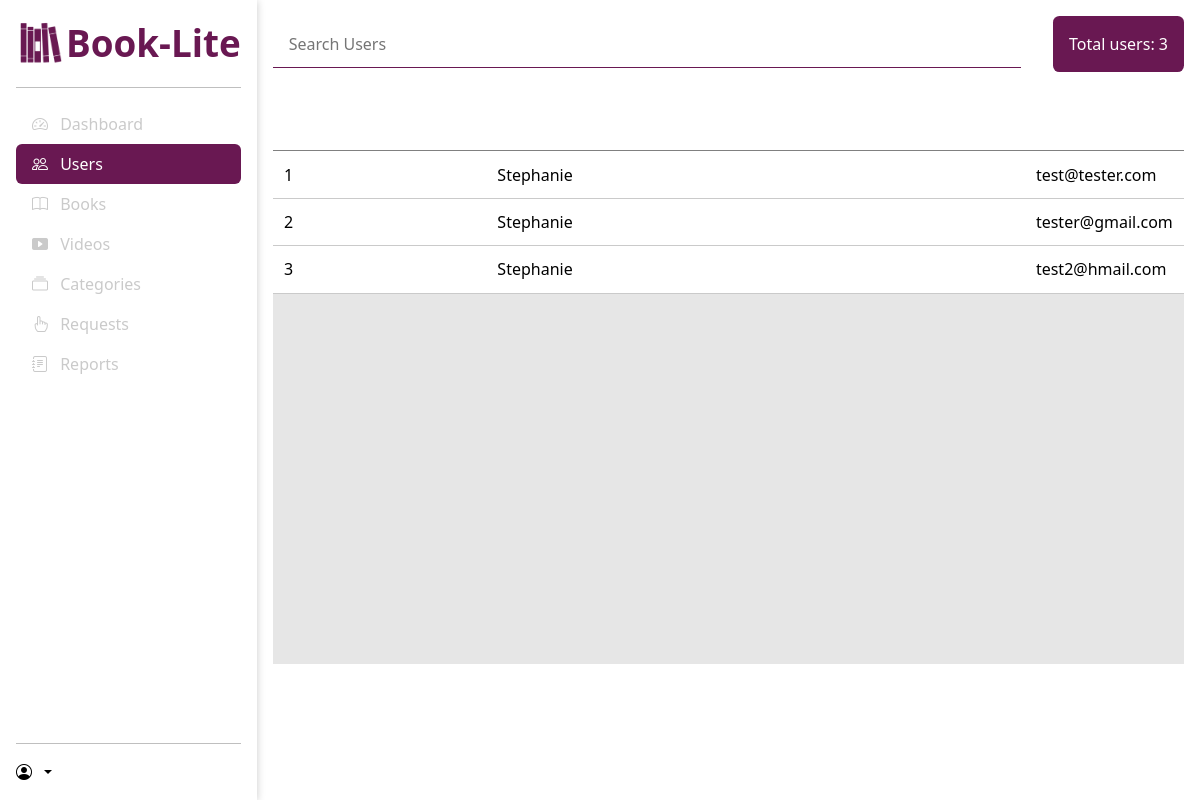
Before: /admin/users (signed in) with the older database file.
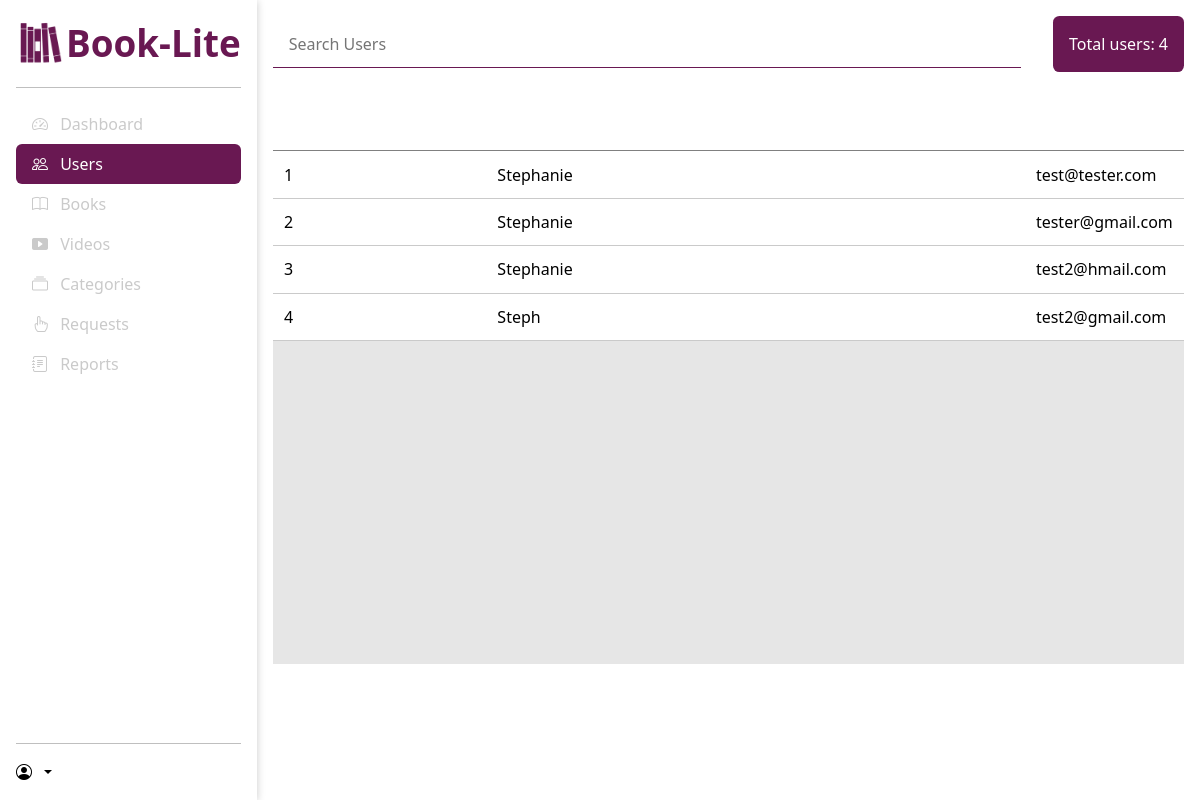
After: the same page with the newer database file.
### models/models.py (models this page shows)
class User(db.Model, UserMixin):
    id = db.Column(db.Integer, primary_key=True)
    name = db.Column(db.String(100), nullable=False)
    email = db.Column(db.String(100), unique=True, nullable=False)
    password = db.Column(db.String(100), nullable=False)
    is_admin = db.Column(db.Boolean, default=False)
    book_downloads = db.relationship('BookDownload', backref='user', lazy=True)
    rentals = db.relationship('Rental', backref='user', lazy=True)

### routes/admin.py (the view)
@admin_bp.route('/users')
@login_required
@isAdmin
def users():
    total_users = User.query.count()
    users = User.query.all()
    return render_template('admin/users_info.html', users=users, u_active="active", total_users=total_users)

### main.py (called while the page is built)
@login_manager.user_loader
def load_user(user_id):
    return User.query.get(int(user_id))

### routes/admin.py (called while the page is built)
def isAdmin(f):
    @wraps(f)
    def decorated_function(*args, **kwargs):
        if not current_user.is_admin:
            logout_user(current_user)
            return redirect(url_for('auth.login'))
        return f(*args, **kwargs)
    return decorated_function

### templates/admin/users_info.html (shortened to what this page needs)
{% extends "/admin/base_admin.html" %}
{% block main %}
<div class="main-top" style="margin-bottom: 2rem;">
  <div class="search-bar">
    <input
      type="search"
      name=""
      id=""
      placeholder="Search Users"
    />
  </div>
  <div style="padding:1rem 1rem 0; background-color: var(--secondary-color); vertical-align: middle; border-radius: .4rem;">
    <p style="font-size:1rem; color: var(--light-primary-color);">Total users: {{total_users}}</p>
  </div>
</div>
  <div class="all_users table">
    <table class="users_table">
      <thead>
        <tr>
          <th>Id</th>
          <th>Name</th>
          <th>Email Address</th>
        </tr>
      </thead>
      {% for user in users %}
      <tr>
        <td>{{user.id}}</td>
        <td>{{user.name}}</td>
        <td>{{user.email}}</td>
      </tr>
      {% endfor %}
    </table>
  </div>
{% endblock %}

### templates/admin/base_admin.html (shortened to what this page needs)
{% extends "/base_dashboard.html" %} {% block sidebar %}
<ul class="nav nav-pills flex-column mb-auto">
  <li>
    <a href="{{url_for('admin.dashboard')}}" class="nav-link big {{d_active}}">
      <i class="bi bi-speedometer2 me-2"></i>
      Dashboard
    </a>
  </li>
  <li>
    <a href="{{url_for('admin.users')}}" class="nav-link big {{u_active}}">
      <i class="bi bi-people me-2"></i>
      Users
    </a>
  </li>
  <li>
    <a href="{{url_for('admin.books')}}" class="nav-link big {{b_active}}">
      <i class="bi bi-book me-2"></i>
      Books
    </a>
  </li>
  <li>
    <a href="{{url_for('admin.videos')}}" class="nav-link big {{v_active}}">
      <i class="bi bi-play-btn-fill me-2"></i>
      Videos
    </a>
  </li>
  <li>
    <a href="{{url_for('admin.categories')}}" class="nav-link big {{c_active}}">
      <i class="bi bi-collection me-2"></i>
      Categories
    </a>
  </li>
  <li>
    <a href="{{url_for('admin.requests')}}" class="nav-link big {{req_active}}">
      <i class="bi bi-hand-index me-2"></i>
      Requests
    </a>
  </li>
  <li>
    <a href="{{url_for('admin.reports')}}" class="nav-link big {{rep_active}}">
      <i class="bi bi-journal-text me-2"></i>
      Reports
    </a>
  </li>
</ul>
<hr />
<div class="dropdown">
  <a
    href="#"
    class="d-flex align-items-center text-decoration-none dropdown-toggle user"
    data-bs-toggle="dropdown"
    aria-expanded="false"
  >
    <i class="bi bi-person-circle me-2"></i>
  </a>
</div>
{% endblock %}

### templates/base_dashboard.html (shortened to what this page needs)
<!DOCTYPE html>
<html lang="en">
  <head>
        <link
      href="https://cdn.jsdelivr.net/npm/bootstrap@5.3.0-alpha3/dist/css/bootstrap.min.css"
      rel="stylesheet"
    />
    <link
      rel="stylesheet"
      href="https://cdn.jsdelivr.net/npm/bootstrap-icons@1.10.4/font/bootstrap-icons.css"
    />
    <link
      rel="stylesheet"
      href="{{url_for('static', filename='css/admin.css')}}"
    />
    <link
      rel="stylesheet"
      href="{{url_for('static', filename='css/user.css')}}"
    />
  </head>
  <body>
    <div class="container">
    <div
      class="d-flex flex-column flex-shrink-0 p-3 sidebar "
    >
      <a
        href="#"
        class="big d-flex align-items-center mb-3 mb-md-0 me-md-auto  text-decoration-none company-title"
      >
     <img src="/static/images/book-stack.png" alt="" width="50">
        <span class="fs-4">Book-Lite</span>
      </a>
      <hr />
      {% block sidebar %} {% endblock %}
    </div>
    <main>
      <div class="container-2">
      {% block main %} {% endblock %}
    </div>
    </main>
     </div>
  </body>
</html>

### static/css/admin.css (style rules this page uses)
* { margin: 0; padding: 0; scroll-behavior: smooth; color: black; }
*, *::before, *::after { box-sizing: border-box; }
body { width: 100vw; height: 100vh; overflow: hidden; }
:root { --secondary-color: #691852; --light-primary-color: #fff; --dark-primary-color: #000; --grey-color: #cacaca; }
.container { margin: 0; padding: 0; max-width: none; display: flex; height: 100%; min-height: 100vh; }
.container-2 { padding: 1rem; height: 100%; overflow-y: scroll; }
.sidebar { box-shadow: 0 1px 0.5rem 0 var(--grey-color); }
main { overflow: hidden; width: 100%; }
.company-title { width: 100%; }
.fs-4 { color: var(--secondary-color); font-weight: 700; font-size: 2.3rem !important; }
.nav-pills .nav-link.active, .nav-pills .nav-link.active i { background: var(--secondary-color); color: #fff; }
.nav-pills .nav-link, .nav-pills .nav-link i { color: var(--grey-color); }
.dropdown-toggle::after { color: #000; }
.main-top { display: flex; justify-content: space-between; align-items: center; gap: 2rem; }
.search-bar { flex: 1 1 auto; display: flex; align-items: center; font-size: 1rem; border-bottom: 1px solid var(--secondary-color); }
.search-bar input { border: none; height: 100%; padding: 0.8rem 1rem; width: 100%; border-radius: 0.5rem; }
.table { position: relative; background-color: rgb(230, 230, 230); height: 70vh; }
table { width: 100%; background-color: rgb(230, 230, 230); overflow-y: scroll; }
table tbody tr { border-bottom: 2px solid var(--grey-color); }
table th { color: var(--light-primary-color); }
table th, table td { border: none; padding: 0.7rem; max-width: 10rem; overflow: scroll; }
table thead { background-color: var(--secondary-color); }
.all_users thead tr th:last-of-type { width: 2rem; }
:root { --primary-purple: #dfdcfaff; --primary-blue: rgb(198, 229, 244); --secondary-blue: rgb(146, 213, 247); --primary-pink: rgb(250, 239, 229); --primary-green: rgb(221, 243, 212); --background-green: #bae6a7ff; --secondary-purple: #7d71feff; --secondary-green: #4db223ff; --secondary-orange: #ed7724ff; --primary-orange: rgba(255, 192, 147, 0.735); --white: #fff; --black: #000; --gray: rgba(20, 20, 20, 0.607); --transparent-color: rgba(0, 0, 0, 0.06); --border-color: rgba(0, 0, 0, 0.1); }

### static/css/user.css (style rules this page uses)
* { margin: 0; padding: 0; scroll-behavior: smooth; color: black; }
*, *::before, *::after { box-sizing: border-box; }
body { width: 100vw; height: 100vh; overflow: hidden; }
:root { --secondary-color: #691852; --light-primary-color: #fff; --dark-primary-color: #000; --grey-color: #cacaca; }

Changed rows visible on the page:
added User: id "4", name "Steph", email "test2@gmail.com"
Other visible differences:
{{ total_users }}: "3" → "4"
